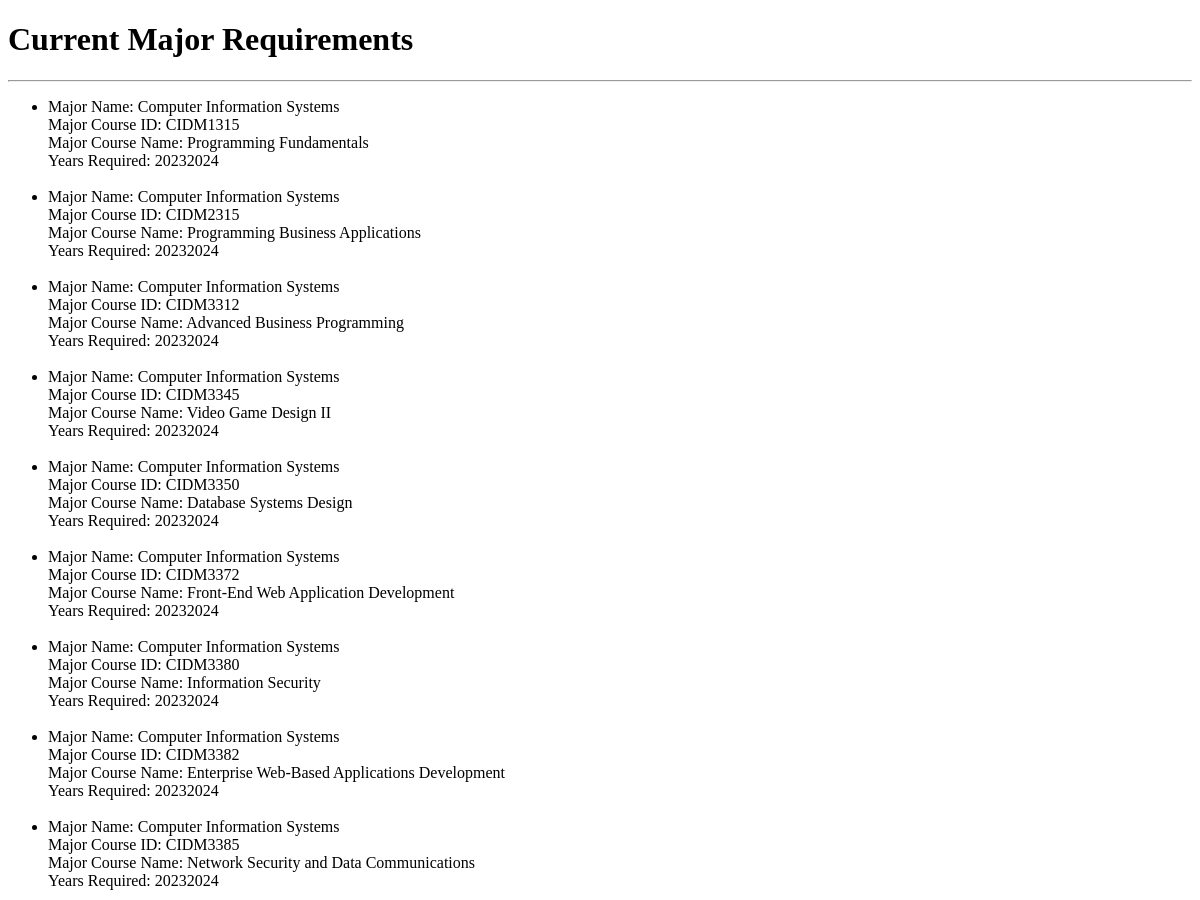
Before: /degree_checklist/major_requirements_list (upper part) with the older database file.
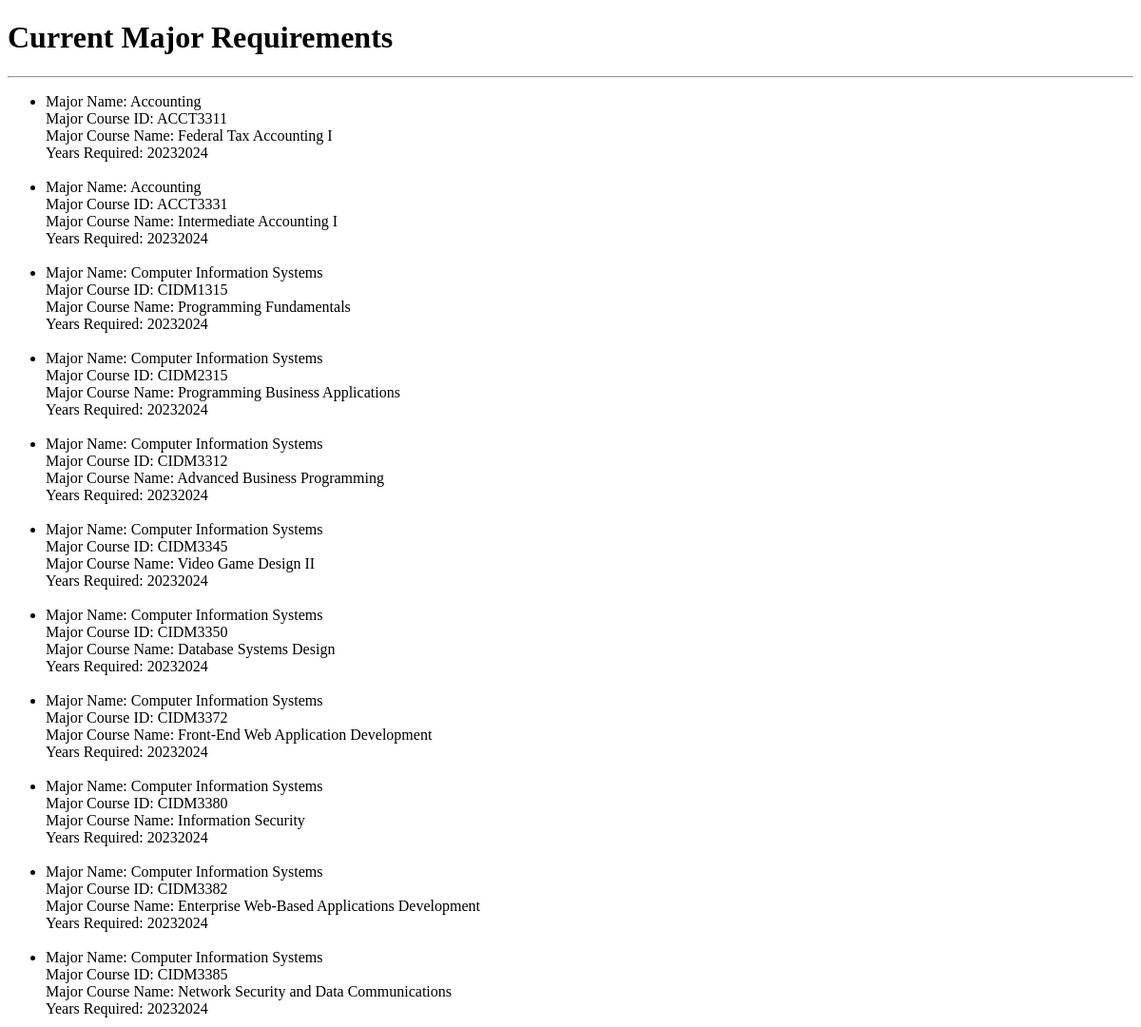
After: the same page with the newer database file.
### degree_checklist/models.py (models this page shows, shortened)
class Major_Requirements(models.Model):
    MajorName = models.CharField(max_length=50, help_text="Major Name")
    MajCourseID = models.CharField(max_length=10, help_text="Course ID")
    MajCourseName = models.CharField(
        max_length=75, help_text="Course Name", null=True)
    YearsRequired = models.IntegerField(help_text="List of Years Required")

### degree_checklist/views.py (the view)
# urls.py: path('degree_checklist/major_requirements_list',
def major_requirements_list(request):
    context = {}
    context["major_requirements_list"] = Major_Requirements.objects.all().order_by(
        'MajorName', 'MajCourseID').values()
    return render(request, 'degree_checklist/major_requirements_list.html', context)

### degree_checklist/templates/degree_checklist/major_requirements_list.html (shortened to what this page needs)
<!doctype html>
<html lang="en">
<head>
</head>
<body>
    <h1>Current Major Requirements</h1>
    <hr>
    <ul>
        {% for item in major_requirements_list %}
        <li>
            <span>Major Name: </span> <span>{{ item.MajorName }}</span>
            <br>
            <span>Major Course ID: </span><span>{{ item.MajCourseID }}</span>
            <br>
            <span>Major Course Name: </span><span>{{ item.MajCourseName }}</span>
            <br>
            <span>Years Required: </span><span>{{ item.YearsRequired }}</span>
            <br>
        </li>
        <br>
        {% endfor %}
    </ul>
</body>
</html>

Changed rows visible on the page:
added Major_Requirements: MajorName "Accounting", MajCourseID "ACCT3311", MajCourseName "Federal Tax Accounting I", YearsRequired "20232024"
added Major_Requirements: MajorName "Accounting", MajCourseID "ACCT3331", MajCourseName "Intermediate Accounting I", YearsRequired "20232024"
